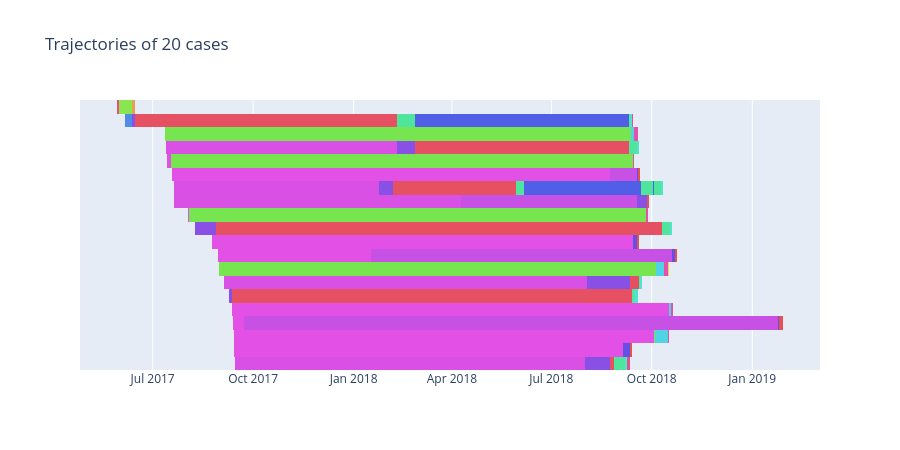

Source (notebook cell):
### Code cell
case_trajectories_plot = kairo.plot_som_trajectories(case_trajectories, color_mapping)
case_trajectories_plot

### Figure 1 — Plotly figure (JSON) as saved in the notebook; plotly's stock layout.template omitted (floating-point values rounded to 4 significant figures)
{"data": [{"base": ["2017-05-29T08:49:25.000000", "2017-06-05T13:34:59.000000", "2017-07-13T09:05:45.000000", "2017-07-20T10:56:27.000000", "2017-07-20T12:59:33.000000", "2017-08-08T09:48:14.000000", "2017-08-30T12:46:58.000000", "2017-09-04T17:08:47.000000", "2017-09-08T16:32:38.000000", "2017-09-14T09:58:03.000000"], "customdata": [[1], [1], [1], [1], [1], [1], [1], [1], [1], [1]], "hovertemplate": "state=(0, 0)<br>start=%{base}<br>end=%{x}<br>case=%{y}<br>events=%{customdata[0]}<extra></extra>", "legendgroup": "(0, 0)", "marker": {"color": "#d950e5", "line": {"width": 0}, "pattern": {"shape": ""}}, "name": "(0, 0)", "orientation": "h", "showlegend": true, "textposition": "auto", "type": "bar", "x": [204000, 2749000, 18238701000, 16258108000, 22721118000, 281000, 115000, 28663969000, 58000, 27656685000], "xaxis": "x", "y": ["case_000000", "case_000001", "case_000005", "case_000009", "case_000010", "case_000017", "case_000022", "case_000024", "case_000026", "case_000033"], "yaxis": "y"}, {"base": ["2017-05-29T08:52:49.000000", "2017-07-12T10:37:17.000000", "2017-07-17T08:37:57.000000", "2017-08-03T08:31:14.000000", "2017-08-30T12:48:53.000000", "2018-10-16T14:39:29.000000", "2018-10-03T09:53:24.000000"], "customdata": [[1], [1], [1], [1], [1], [1], [1]], "hovertemplate": "state=(9, 4)<br>start=%{base}<br>end=%{x}<br>case=%{y}<br>events=%{customdata[0]}<extra></extra>", "legendgroup": "(9, 4)", "marker": {"color": "#77e550", "line": {"width": 0}, "pattern": {"shape": ""}}, "name": "(9, 4)", "orientation": "h", "showlegend": true, "textposition": "auto", "type": "bar", "x": [590000, 36821436000, 36550420000, 36128306000, 34569654000, 116000, 17312000], "xaxis": "x", "y": ["case_000000", "case_000004", "case_000006", "case_000013", "case_000022", "case_000027", "case_000031"], "yaxis": "y"}, {"base": ["2017-05-29T09:02:39.000000", "2018-09-11T14:47:53.000000", "2018-09-13T09:31:37.000000", "2018-09-25T12:09:40.000000", "2018-10-04T15:29:47.000000", "2018-10-16T14:41:25.000000", "2018-10-03T14:41:56.000000"], "customdata": [[1], [1], [1], [1], [1], [1], [1]], "hovertemplate": "state=(0, 7)<br>start=%{base}<br>end=%{x}<br>case=%{y}<br>events=%{customdata[0]}<extra></extra>", "legendgroup": "(0, 7)", "marker": {"color": "#50d3e5", "line": {"width": 0}, "pattern": {"shape": ""}}, "name": "(0, 7)", "orientation": "h", "showlegend": true, "textposition": "auto", "type": "bar", "x": [8454000, 250862000, 10302000, 5654000, 685136000, 184233000, 1034039000], "xaxis": "x", "y": ["case_000000", "case_000004", "case_000006", "case_000013", "case_000022", "case_000027", "case_000031"], "yaxis": "y"}, {"base": ["2017-05-29T11:23:33.000000", "2018-09-14T12:28:55.000000", "2018-09-13T12:23:19.000000", "2018-09-25T13:43:54.000000", "2018-10-12T13:48:43.000000", "2018-10-18T17:51:58.000000", "2018-10-15T13:55:55.000000"], "customdata": [[1], [1], [1], [1], [1], [1], [1]], "hovertemplate": "state=(9, 9)<br>start=%{base}<br>end=%{x}<br>case=%{y}<br>events=%{customdata[0]}<extra></extra>", "legendgroup": "(9, 9)", "marker": {"color": "#e5507d", "line": {"width": 0}, "pattern": {"shape": ""}}, "name": "(9, 9)", "orientation": "h", "showlegend": true, "textposition": "auto", "type": "bar", "x": [165755000, 191000, 37000, 209000, 120000, 204000, 177000], "xaxis": "x", "y": ["case_000000", "case_000004", "case_000006", "case_000013", "case_000022", "case_000027", "case_000031"], "yaxis": "y"}, {"base": ["2017-05-31T09:26:08.000000"], "customdata": [[1]], "hovertemplate": "state=(1, 8)<br>start=%{base}<br>end=%{x}<br>case=%{y}<br>events=%{customdata[0]}<extra></extra>", "legendgroup": "(1, 8)", "marker": {"color": "#89e550", "line": {"width": 0}, "pattern": {"shape": ""}}, "name": "(1, 8)", "orientation": "h", "showlegend": true, "textposition": "auto", "type": "bar", "x": [1034333000], "xaxis": "x", "y": ["case_000000"], "yaxis": "y"}, {"base": ["2017-06-12T08:45:01.000000"], "customdata": [[1]], "hovertemplate": "state=(9, 8)<br>start=%{base}<br>end=%{x}<br>case=%{y}<br>events=%{customdata[0]}<extra></extra>", "legendgroup": "(9, 8)", "marker": {"color": "#be50e5", "line": {"width": 0}, "pattern": {"shape": ""}}, "name": "(9, 8)", "orientation": "h", "showlegend": true, "textposition": "auto", "type": "bar", "x": [125000], "xaxis": "x", "y": ["case_000000"], "yaxis": "y"}, {"base": ["2017-06-12T08:47:06.000000"], "customdata": [[1]], "hovertemplate": "state=(1, 9)<br>start=%{base}<br>end=%{x}<br>case=%{y}<br>events=%{customdata[0]}<extra></extra>", "legendgroup": "(1, 9)", "marker": {"color": "#e5a050", "line": {"width": 0}, "pattern": {"shape": ""}}, "name": "(1, 9)", "orientation": "h", "showlegend": true, "textposition": "auto", "type": "bar", "x": [238636000], "xaxis": "x", "y": ["case_000000"], "yaxis": "y"}, {"base": ["2017-06-15T03:04:22.000000"], "customdata": [[1]], "hovertemplate": "state=(2, 9)<br>start=%{base}<br>end=%{x}<br>case=%{y}<br>events=%{customdata[0]}<extra></extra>", "legendgroup": "(2, 9)", "marker": {"color": "#e57450", "line": {"width": 0}, "pattern": {"shape": ""}}, "name": "(2, 9)", "orientation": "h", "showlegend": true, "textposition": "auto", "type": "bar", "x": [0], "xaxis": "x", "y": ["case_000000"], "yaxis": "y"}, {"base": ["2017-06-15T03:04:22.000000"], "customdata": [[1]], "hovertemplate": "state=(9, 7)<br>start=%{base}<br>end=%{x}<br>case=%{y}<br>events=%{customdata[0]}<extra></extra>", "legendgroup": "(9, 7)", "marker": {"color": "#53e550", "line": {"width": 0}, "pattern": {"shape": ""}}, "name": "(9, 7)", "orientation": "h", "showlegend": true, "textposition": "auto", "type": "bar", "x": [0], "xaxis": "x", "y": ["case_000000"], "yaxis": "y"}, {"base": ["2017-06-05T14:20:48.000000", "2018-02-09T11:24:06.000000", "2018-01-24T15:04:55.000000", "2017-08-08T09:52:55.000000", "2018-08-02T11:21:36.000000", "2017-09-08T16:33:36.000000", "2018-07-31T12:22:48.000000"], "customdata": [[1], [1], [1], [1], [1], [1], [1]], "hovertemplate": "state=(6, 0)<br>start=%{base}<br>end=%{x}<br>case=%{y}<br>events=%{customdata[0]}<extra></extra>", "legendgroup": "(6, 0)", "marker": {"color": "#508be5", "line": {"width": 0}, "pattern": {"shape": ""}}, "name": "(6, 0)", "orientation": "h", "showlegend": true, "textposition": "auto", "type": "bar", "x": [583634000, 238000, 153000, 4361000, 363000, 78000, 375000], "xaxis": "x", "y": ["case_000001", "case_000005", "case_000009", "case_000017", "case_000024", "case_000026", "case_000033"], "yaxis": "y"}, {"base": ["2017-06-12T08:28:02.000000", "2018-02-09T11:28:04.000000", "2018-01-24T15:07:28.000000", "2018-09-17T11:15:04.000000", "2017-08-08T11:05:36.000000", "2018-08-02T11:27:39.000000", "2017-09-08T16:34:54.000000", "2018-07-31T12:29:03.000000"], "customdata": [[1], [1], [1], [1], [1], [1], [1], [1]], "hovertemplate": "state=(8, 0)<br>start=%{base}<br>end=%{x}<br>case=%{y}<br>events=%{customdata[0]}<extra></extra>", "legendgroup": "(8, 0)", "marker": {"color": "#8950e5", "line": {"width": 0}, "pattern": {"shape": ""}}, "name": "(8, 0)", "orientation": "h", "showlegend": true, "textposition": "auto", "type": "bar", "x": [178992000, 1474503000, 1110011000, 794314000, 1721274000, 3455441000, 246371000, 1998511000], "xaxis": "x", "y": ["case_000001", "case_000005", "case_000009", "case_000010", "case_000017", "case_000024", "case_000026", "case_000033"], "yaxis": "y"}, {"base": ["2017-06-14T10:11:14.000000", "2018-02-26T13:03:07.000000", "2018-09-18T15:43:48.000000", "2018-02-06T11:27:39.000000", "2018-09-26T15:53:38.000000", "2017-08-28T09:13:30.000000", "2018-09-17T10:13:27.000000", "2018-10-22T10:56:31.000000", "2018-09-11T11:18:20.000000", "2017-09-11T13:01:05.000000", "2019-01-25T13:29:06.000000", "2018-09-11T09:53:08.000000", "2018-08-23T15:37:34.000000"], "customdata": [[1], [1], [1], [1], [1], [1], [1], [1], [1], [1], [1], [1], [1]], "hovertemplate": "state=(2, 5)<br>start=%{base}<br>end=%{x}<br>case=%{y}<br>events=%{customdata[0]}<extra></extra>", "legendgroup": "(2, 5)", "marker": {"color": "#e55062", "line": {"width": 0}, "pattern": {"shape": ""}}, "name": "(2, 5)", "orientation": "h", "showlegend": true, "textposition": "auto", "type": "bar", "x": [20746912000, 16936344000, 206000, 9675456000, 116000, 35264982000, 95000, 137000, 679730000, 31614702000, 46000, 149000, 350165000], "xaxis": "x", "y": ["case_000001", "case_000005", "case_000007", "case_000009", "case_000010", "case_000017", "case_000020", "case_000021", "case_000024", "case_000026", "case_000029", "case_000032", "case_000033"], "yaxis": "y"}, {"base": ["2018-02-09T13:13:06.000000", "2018-09-10T10:53:14.000000", "2018-09-10T13:35:31.000000", "2018-05-29T11:05:15.000000", "2018-05-30T12:27:51.000000", "2018-09-21T12:28:20.000000", "2018-10-02T17:59:09.000000", "2018-10-10T13:03:12.000000", "2018-09-19T08:07:10.000000", "2018-09-12T10:52:47.000000", "2018-08-27T16:53:39.000000"], "customdata": [[1], [1], [1], [1], [1], [1], [1], [1], [1], [1], [1]], "hovertemplate": "state=(3, 7)<br>start=%{base}<br>end=%{x}<br>case=%{y}<br>events=%{customdata[0]}<extra></extra>", "legendgroup": "(3, 7)", "marker": {"color": "#50e59d", "line": {"width": 0}, "pattern": {"shape": ""}}, "name": "(3, 7)", "orientation": "h", "showlegend": true, "textposition": "auto", "type": "bar", "x": [1475519000, 78601000, 600356000, 90379000, 532240000, 946931000, 576048000, 597936000, 107722000, 174875000, 842147000], "xaxis": "x", "y": ["case_000001", "case_000001", "case_000005", "case_000009", "case_000009", "case_000009", "case_000009", "case_000017", "case_000024", "case_000026", "case_000033"], "yaxis": "y"}, {"base": ["2018-02-26T15:05:05.000000", "2018-09-11T08:43:15.000000", "2018-09-17T12:21:27.000000", "2018-05-30T12:11:34.000000", "2018-06-05T16:18:31.000000", "2018-10-02T11:30:31.000000", "2018-10-09T09:59:57.000000", "2018-10-17T11:08:48.000000", "2018-09-20T14:02:32.000000", "2018-09-14T11:27:22.000000", "2018-09-06T10:49:26.000000"], "customdata": [[1], [1], [1], [1], [1], [1], [1], [1], [1], [1], [1]], "hovertemplate": "state=(3, 6)<br>start=%{base}<br>end=%{x}<br>case=%{y}<br>events=%{customdata[0]}<extra></extra>", "legendgroup": "(3, 6)", "marker": {"color": "#505fe5", "line": {"width": 0}, "pattern": {"shape": ""}}, "name": "(3, 6)", "orientation": "h", "showlegend": true, "textposition": "auto", "type": "bar", "x": [16919289000, 15000, 96000, 977000, 9317389000, 23318000, 137000, 145000, 63000, 44000, 88000], "xaxis": "x", "y": ["case_000001", "case_000001", "case_000005", "case_000009", "case_000009", "case_000009", "case_000009", "case_000017", "case_000024", "case_000026", "case_000033"], "yaxis": "y"}, {"base": ["2018-09-11T08:43:30.000000", "2018-09-17T12:23:03.000000", "2018-10-09T10:02:14.000000", "2018-10-17T11:11:13.000000", "2018-09-20T14:03:35.000000", "2018-09-14T11:28:06.000000", "2018-09-06T10:50:54.000000"], "customdata": [[1], [1], [1], [1], [1], [1], [1]], "hovertemplate": "state=(5, 8)<br>start=%{base}<br>end=%{x}<br>case=%{y}<br>events=%{customdata[0]}<extra></extra>", "legendgroup": "(5, 8)", "marker": {"color": "#50e5ca", "line": {"width": 0}, "pattern": {"shape": ""}}, "name": "(5, 8)", "orientation": "h", "showlegend": true, "textposition": "auto", "type": "bar", "x": [152432000, 139223000, 147864000, 167406000, 133222000, 315315000, 145581000], "xaxis": "x", "y": ["case_000001", "case_000005", "case_000009", "case_000017", "case_000024", "case_000026", "case_000033"], "yaxis": "y"}, {"base": ["2018-09-13T03:04:02.000000", "2018-09-19T03:03:26.000000", "2018-10-11T03:06:38.000000", "2018-10-19T09:41:19.000000", "2018-09-22T03:03:57.000000", "2018-09-18T03:03:21.000000", "2018-09-08T03:17:15.000000"], "customdata": [[1], [1], [1], [1], [1], [1], [1]], "hovertemplate": "state=(0, 4)<br>start=%{base}<br>end=%{x}<br>case=%{y}<br>events=%{customdata[0]}<extra></extra>", "legendgroup": "(0, 4)", "marker": {"color": "#e5508e", "line": {"width": 0}, "pattern": {"shape": ""}}, "name": "(0, 4)", "orientation": "h", "showlegend": true, "textposition": "auto", "type": "bar", "x": [21214000, 0, 20504000, 556000, 0, 0, 214659000], "xaxis": "x", "y": ["case_000001", "case_000005", "case_000009", "case_000017", "case_000024", "case_000026", "case_000033"], "yaxis": "y"}, {"base": ["2018-09-13T08:57:36.000000", "2018-10-11T08:48:22.000000", "2018-09-28T08:45:53.000000", "2018-10-19T09:50:35.000000", "2018-09-10T14:54:54.000000"], "customdata": [[1], [1], [1], [1], [1]], "hovertemplate": "state=(5, 7)<br>start=%{base}<br>end=%{x}<br>case=%{y}<br>events=%{customdata[0]}<extra></extra>", "legendgroup": "(5, 7)", "marker": {"color": "#bee550", "line": {"width": 0}, "pattern": {"shape": ""}}, "name": "(5, 7)", "orientation": "h", "showlegend": true, "textposition": "auto", "type": "bar", "x": [0, 0, 0, 0, 0], "xaxis": "x", "y": ["case_000001", "case_000009", "case_000010", "case_000017", "case_000033"], "yaxis": "y"}, {"base": ["2018-09-13T08:57:36.000000", "2018-10-11T08:48:22.000000", "2018-09-28T08:45:53.000000", "2018-10-19T09:50:35.000000", "2018-09-10T14:54:54.000000"], "customdata": [[1], [1], [1], [1], [1]], "hovertemplate": "state=(5, 6)<br>start=%{base}<br>end=%{x}<br>case=%{y}<br>events=%{customdata[0]}<extra></extra>", "legendgroup": "(5, 6)", "marker": {"color": "#5c50e5", "line": {"width": 0}, "pattern": {"shape": ""}}, "name": "(5, 6)", "orientation": "h", "showlegend": true, "textposition": "auto", "type": "bar", "x": [0, 0, 0, 0, 0], "xaxis": "x", "y": ["case_000001", "case_000009", "case_000010", "case_000017", "case_000033"], "yaxis": "y"}, {"base": ["2017-07-12T10:34:30.000000", "2017-07-14T09:11:16.000000", "2017-07-18T12:42:35.000000", "2017-08-02T10:19:10.000000", "2017-08-24T15:51:28.000000", "2017-08-29T09:14:53.000000", "2017-09-11T11:37:14.000000", "2017-09-12T12:57:36.000000", "2017-09-13T09:04:57.000000", "2017-09-13T14:58:50.000000"], "customdata": [[1], [1], [1], [1], [1], [1], [1], [1], [1], [1]], "hovertemplate": "state=(1, 0)<br>start=%{base}<br>end=%{x}<br>case=%{y}<br>events=%{customdata[0]}<extra></extra>", "legendgroup": "(1, 0)", "marker": {"color": "#e250e5", "line": {"width": 0}, "pattern": {"shape": ""}}, "name": "(1, 0)", "orientation": "h", "showlegend": true, "textposition": "auto", "type": "bar", "x": [167000, 257201000, 34639120000, 79924000, 33251356000, 12180312000, 34570935000, 855470000, 33266907000, 30759628000], "xaxis": "x", "y": ["case_000004", "case_000006", "case_000007", "case_000013", "case_000020", "case_000021", "case_000027", "case_000029", "case_000031", "case_000032"], "yaxis": "y"}, {"base": ["2018-09-14T12:32:06.000000", "2018-09-13T12:23:56.000000", "2018-09-25T13:47:23.000000", "2018-10-12T13:50:43.000000", "2018-10-18T17:55:22.000000", "2018-10-15T13:58:52.000000"], "customdata": [[1], [1], [1], [1], [1], [1]], "hovertemplate": "state=(0, 9)<br>start=%{base}<br>end=%{x}<br>case=%{y}<br>events=%{customdata[0]}<extra></extra>", "legendgroup": "(0, 9)", "marker": {"color": "#e550a9", "line": {"width": 0}, "pattern": {"shape": ""}}, "name": "(0, 9)", "orientation": "h", "showlegend": true, "textposition": "auto", "type": "bar", "x": [311470000, 139221000, 134187000, 306744000, 119304000, 133464000], "xaxis": "x", "y": ["case_000004", "case_000006", "case_000013", "case_000022", "case_000027", "case_000031"], "yaxis": "y"}, {"base": ["2018-09-18T03:03:16.000000", "2018-09-15T03:04:17.000000", "2018-09-27T03:03:50.000000", "2018-10-16T03:03:07.000000", "2018-10-20T03:03:46.000000", "2018-10-17T03:03:16.000000"], "customdata": [[1], [1], [1], [1], [1], [1]], "hovertemplate": "state=(3, 9)<br>start=%{base}<br>end=%{x}<br>case=%{y}<br>events=%{customdata[0]}<extra></extra>", "legendgroup": "(3, 9)", "marker": {"color": "#e5d650", "line": {"width": 0}, "pattern": {"shape": ""}}, "name": "(3, 9)", "orientation": "h", "showlegend": true, "textposition": "auto", "type": "bar", "x": [0, 0, 0, 19585000, 0, 0], "xaxis": "x", "y": ["case_000004", "case_000006", "case_000013", "case_000022", "case_000027", "case_000031"], "yaxis": "y"}, {"base": ["2018-09-18T03:03:16.000000", "2018-09-15T03:04:17.000000", "2018-09-27T03:03:50.000000", "2018-10-20T03:03:46.000000", "2018-10-17T03:03:16.000000"], "customdata": [[1], [1], [1], [1], [1]], "hovertemplate": "state=(9, 6)<br>start=%{base}<br>end=%{x}<br>case=%{y}<br>events=%{customdata[0]}<extra></extra>", "legendgroup": "(9, 6)", "marker": {"color": "#50afe5", "line": {"width": 0}, "pattern": {"shape": ""}}, "name": "(9, 6)", "orientation": "h", "showlegend": true, "textposition": "auto", "type": "bar", "x": [0, 0, 0, 0, 0], "xaxis": "x", "y": ["case_000004", "case_000006", "case_000013", "case_000027", "case_000031"], "yaxis": "y"}, {"base": ["2018-09-19T03:03:26.000000", "2018-09-22T03:03:57.000000", "2018-09-18T03:03:21.000000"], "customdata": [[1], [1], [1]], "hovertemplate": "state=(7, 8)<br>start=%{base}<br>end=%{x}<br>case=%{y}<br>events=%{customdata[0]}<extra></extra>", "legendgroup": "(7, 8)", "marker": {"color": "#509de5", "line": {"width": 0}, "pattern": {"shape": ""}}, "name": "(7, 8)", "orientation": "h", "showlegend": true, "textposition": "auto", "type": "bar", "x": [0, 0, 0], "xaxis": "x", "y": ["case_000005", "case_000024", "case_000026"], "yaxis": "y"}, {"base": ["2018-08-23T10:41:15.000000", "2018-04-09T12:24:51.000000", "2018-09-13T12:20:44.000000", "2018-01-17T08:40:05.000000", "2017-09-22T10:35:26.000000", "2018-09-04T15:19:18.000000"], "customdata": [[1], [1], [1], [1], [1], [1]], "hovertemplate": "state=(5, 0)<br>start=%{base}<br>end=%{x}<br>case=%{y}<br>events=%{customdata[0]}<extra></extra>", "legendgroup": "(5, 0)", "marker": {"color": "#c750e5", "line": {"width": 0}, "pattern": {"shape": ""}}, "name": "(5, 0)", "orientation": "h", "showlegend": true, "textposition": "auto", "type": "bar", "x": [2161937000, 13906213000, 414000, 23775774000, 42247147000, 361000], "xaxis": "x", "y": ["case_000007", "case_000010", "case_000020", "case_000021", "case_000029", "case_000032"], "yaxis": "y"}, {"base": ["2018-09-17T11:13:32.000000", "2018-09-13T12:27:38.000000", "2018-10-19T13:02:59.000000", "2019-01-24T09:54:33.000000", "2018-09-04T15:25:19.000000"], "customdata": [[1], [1], [1], [1], [1]], "hovertemplate": "state=(9, 0)<br>start=%{base}<br>end=%{x}<br>case=%{y}<br>events=%{customdata[0]}<extra></extra>", "legendgroup": "(9, 0)", "marker": {"color": "#6550e5", "line": {"width": 0}, "pattern": {"shape": ""}}, "name": "(9, 0)", "orientation": "h", "showlegend": true, "textposition": "auto", "type": "bar", "x": [102616000, 337549000, 251612000, 99273000, 584869000], "xaxis": "x", "y": ["case_000007", "case_000020", "case_000021", "case_000029", "case_000032"], "yaxis": "y"}, {"base": ["2018-09-18T15:47:14.000000", "2018-09-26T15:55:34.000000", "2018-09-17T10:15:02.000000", "2018-10-22T10:58:48.000000", "2019-01-25T13:29:52.000000", "2018-09-11T09:55:37.000000"], "customdata": [[1], [1], [1], [1], [1], [1]], "hovertemplate": "state=(5, 9)<br>start=%{base}<br>end=%{x}<br>case=%{y}<br>events=%{customdata[0]}<extra></extra>", "legendgroup": "(5, 9)", "marker": {"color": "#e55050", "line": {"width": 0}, "pattern": {"shape": ""}}, "name": "(5, 9)", "orientation": "h", "showlegend": true, "textposition": "auto", "type": "bar", "x": [126982000, 126508000, 146910000, 144267000, 307989000, 148119000], "xaxis": "x", "y": ["case_000007", "case_000010", "case_000020", "case_000021", "case_000029", "case_000032"], "yaxis": "y"}, {"base": ["2018-09-20T03:03:36.000000", "2018-09-28T03:04:02.000000", "2018-09-19T03:03:32.000000", "2018-10-24T03:03:15.000000", "2019-01-29T03:03:01.000000", "2018-09-13T03:04:16.000000"], "customdata": [[1], [1], [1], [1], [1], [1]], "hovertemplate": "state=(0, 5)<br>start=%{base}<br>end=%{x}<br>case=%{y}<br>events=%{customdata[0]}<extra></extra>", "legendgroup": "(0, 5)", "marker": {"color": "#e5df50", "line": {"width": 0}, "pattern": {"shape": ""}}, "name": "(0, 5)", "orientation": "h", "showlegend": true, "textposition": "auto", "type": "bar", "x": [0, 20511000, 0, 0, 0, 0], "xaxis": "x", "y": ["case_000007", "case_000010", "case_000020", "case_000021", "case_000029", "case_000032"], "yaxis": "y"}, {"base": ["2018-09-20T03:03:36.000000", "2018-09-19T03:03:32.000000", "2018-10-24T03:03:15.000000", "2019-01-29T03:03:01.000000", "2018-09-13T03:04:16.000000"], "customdata": [[1], [1], [1], [1], [1]], "hovertemplate": "state=(7, 9)<br>start=%{base}<br>end=%{x}<br>case=%{y}<br>events=%{customdata[0]}<extra></extra>", "legendgroup": "(7, 9)", "marker": {"color": "#e5cd50", "line": {"width": 0}, "pattern": {"shape": ""}}, "name": "(7, 9)", "orientation": "h", "showlegend": true, "textposition": "auto", "type": "bar", "x": [0, 0, 0, 0, 0], "xaxis": "x", "y": ["case_000007", "case_000020", "case_000021", "case_000029", "case_000032"], "yaxis": "y"}, {"base": ["2018-10-16T08:29:32.000000"], "customdata": [[2]], "hovertemplate": "state=(8, 7)<br>start=%{base}<br>end=%{x}<br>case=%{y}<br>events=%{customdata[0]}<extra></extra>", "legendgroup": "(8, 7)", "marker": {"color": "#a350e5", "line": {"width": 0}, "pattern": {"shape": ""}}, "name": "(8, 7)", "orientation": "h", "showlegend": true, "textposition": "auto", "type": "bar", "x": [0], "xaxis": "x", "y": ["case_000022"], "yaxis": "y"}], "layout": {"bargap": 0, "barmode": "overlay", "height": 450, "legend": {"title": {"text": "state"}, "tracegroupgap": 0}, "showlegend": false, "title": {"text": "Trajectories of 20 cases"}, "xaxis": {"anchor": "y", "domain": [0, 1], "type": "date"}, "yaxis": {"anchor": "x", "categoryarray": ["case_000033", "case_000032", "case_000031", "case_000029", "case_000027", "case_000026", "case_000024", "case_000022", "case_000021", "case_000020", "case_000017", "case_000013", "case_000010", "case_000009", "case_000007", "case_000006", "case_000005", "case_000004", "case_000001", "case_000000"], "categoryorder": "array", "domain": [0, 1], "title": {"text": "case"}, "visible": false}}}
